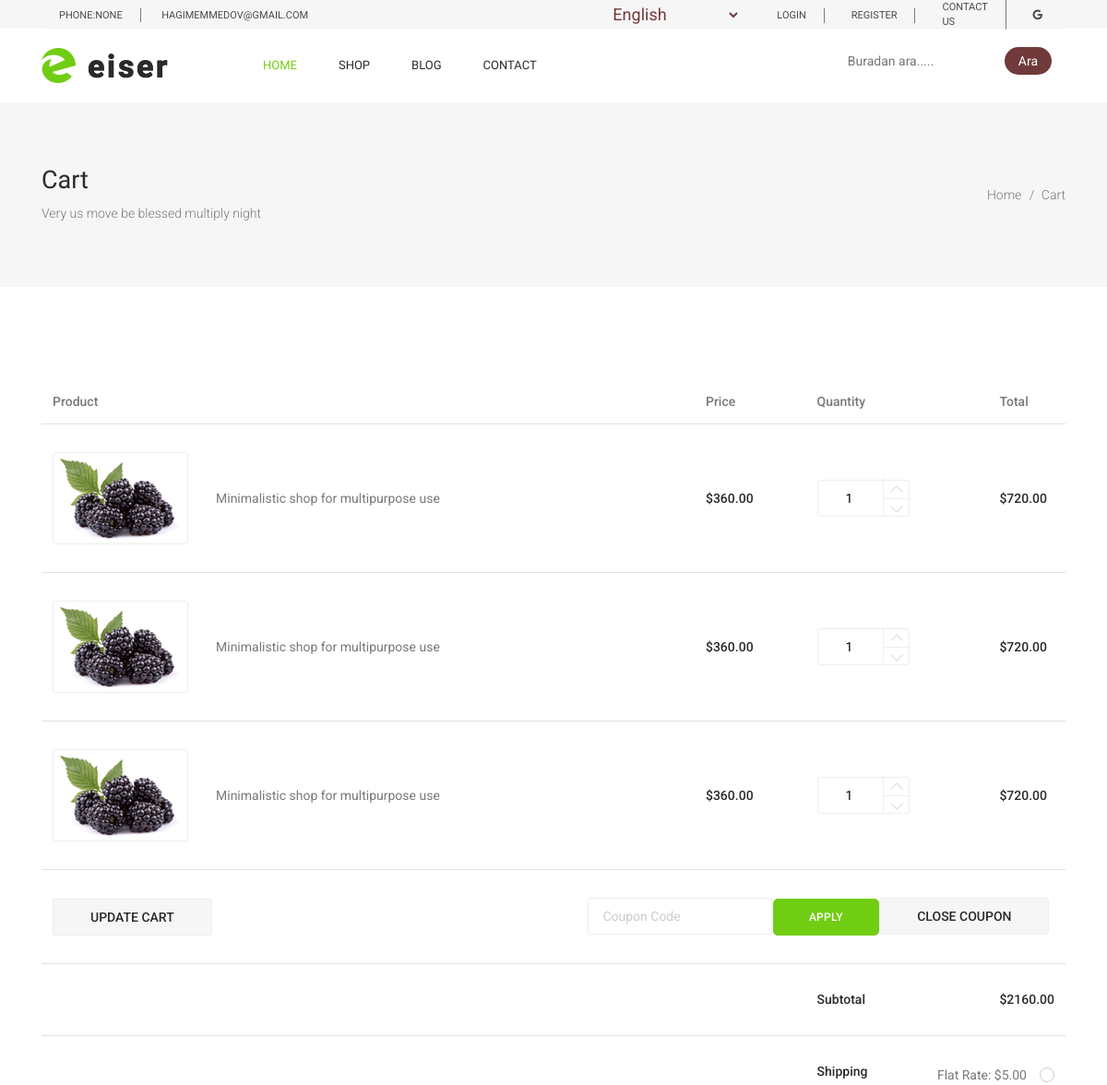
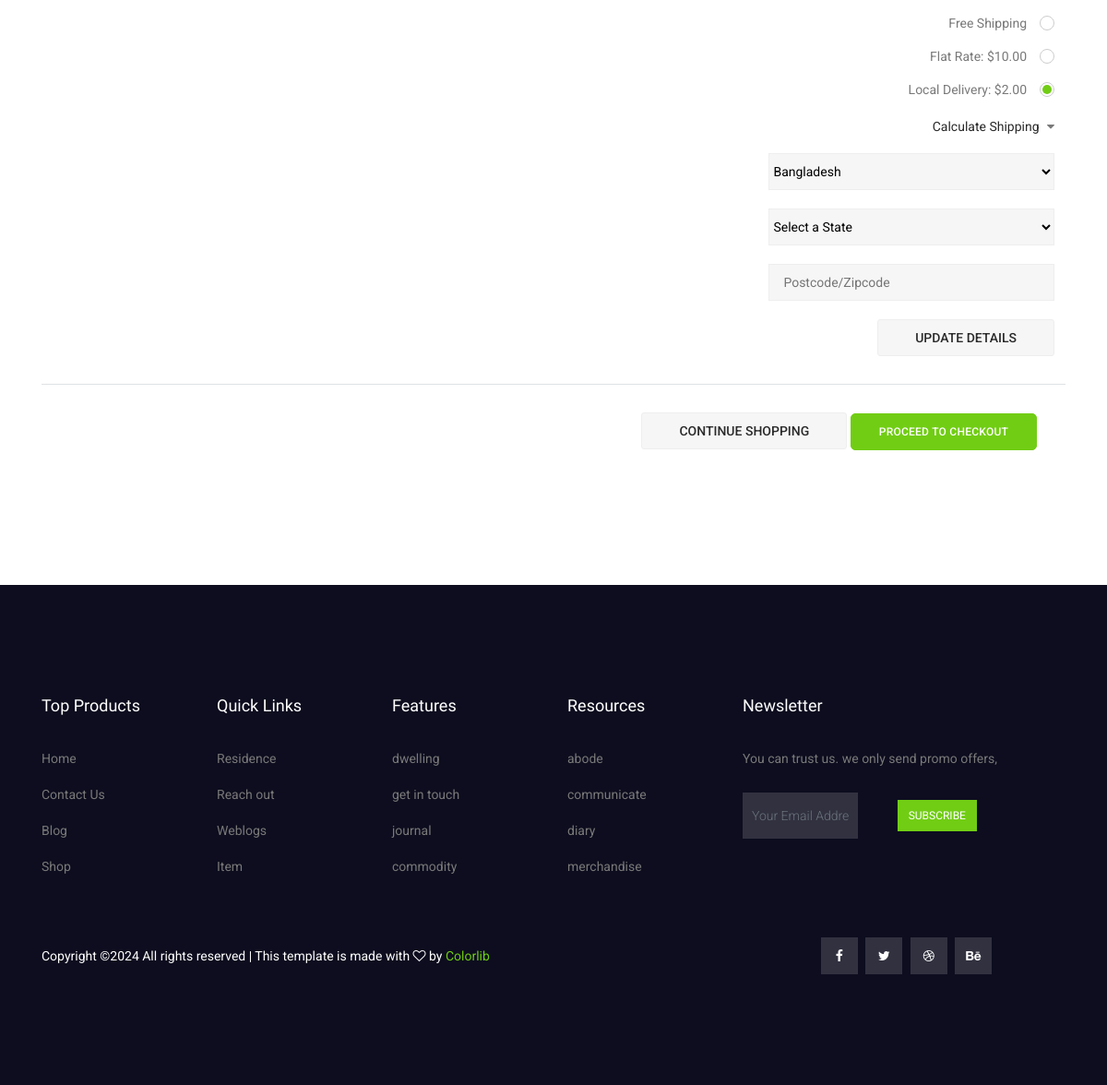
Page /cart/ on the committed database (2 pictures, top to bottom).
### core/models.py (models this page shows)
class Basemodel(models.Model):
    created_at = models.DateTimeField(auto_now_add = True)
    updated_at = models.DateTimeField(auto_now = True)
    is_active = models.BooleanField(default = True)
    class Meta:
        abstract = True

class Setting(Basemodel):
    name = models.CharField(max_length=50, null=True, blank=True)
    address = models.CharField(max_length=100, null=True, blank=True)
    phone = models.CharField(max_length=50, null=True, blank=True)
    email = models.EmailField(null=True, blank=True)
    facebook = models.URLField(null=True, blank=True)
    twitter = models.URLField(null=True, blank=True)
    dribbble = models.URLField(null=True, blank=True)
    behance = models.URLField(null=True, blank=True)
    logo = models.ImageField(upload_to='media/blog/')
    blog_bg_image = models.ImageField(upload_to='media/blog/')
    blog_title = models.CharField(max_length=100, null=True, blank=True)
    contact_title = models.CharField(max_length=100, null=True, blank=True)
    class Meta:
        verbose_name=_('Setting')
        verbose_name_plural=_('Setting')

### core/views.py (the view)
# urls.py: path('cart/',cart,name='cart'),
def cart(request):
    return render(request,'cart.html')

### core/templates/cart.html (shortened to what this page needs)
{% extends 'base.html' %}
{% load static %}
{% block  content %}
    <section class="banner_area">
      <div class="banner_inner d-flex align-items-center">
        <div class="container">
          <div
            class="banner_content d-md-flex justify-content-between align-items-center"
          >
            <div class="mb-3 mb-md-0">
              <h2>Cart</h2>
              <p>Very us move be blessed multiply night</p>
            </div>
            <div class="page_link">
              <a href="index.html">Home</a>
              <a href="cart.html">Cart</a>
            </div>
          </div>
        </div>
      </div>
    </section>
    <section class="cart_area">
      <div class="container">
        <div class="cart_inner">
          <div class="table-responsive">
            <table class="table">
              <thead>
                <tr>
                  <th scope="col">Product</th>
                  <th scope="col">Price</th>
                  <th scope="col">Quantity</th>
                  <th scope="col">Total</th>
                </tr>
              </thead>
              <tbody>
                <tr>
                  <td>
                    <div class="media">
                      <div class="d-flex">
                        <img
                          src="{% static 'img/product/single-product/cart-1.jpg' %}"
                          alt=""
                        />
                      </div>
                      <div class="media-body">
                        <p>Minimalistic shop for multipurpose use</p>
                      </div>
                    </div>
                  </td>
                  <td>
                    <h5>$360.00</h5>
                  </td>
                  <td>
                    <div class="product_count">
                      <input
                        type="text"
                        name="qty"
                        id="sst"
                        maxlength="12"
                        value="1"
                        title="Quantity:"
                        class="input-text qty"
                      />
                      <button
                        onclick="var result = document.getElementById('sst'); var sst = result.value; if( !isNaN( sst )) result.value++;return false;"
                        class="increase items-count"
                        type="button"
                      >
                        <i class="lnr lnr-chevron-up"></i>
                      </button>
                      <button
                        onclick="var result = document.getElementById('sst'); var sst = result.value; if( !isNaN( sst ) &amp;&amp; sst > 0 ) result.value--;return false;"
                        class="reduced items-count"
                        type="button"
                      >
                        <i class="lnr lnr-chevron-down"></i>
                      </button>
                    </div>
                  </td>
                  <td>
                    <h5>$720.00</h5>
                  </td>
                </tr>
                <tr>
                  <td>
                    <div class="media">
                      <div class="d-flex">
                        <img
                          src="{% static 'img/product/single-product/cart-1.jpg' %}"
                          alt=""
                        />
                      </div>
                      <div class="media-body">
                        <p>Minimalistic shop for multipurpose use</p>
                      </div>
                    </div>
                  </td>
                  <td>
                    <h5>$360.00</h5>
                  </td>
                  <td>
                    <div class="product_count">
                      <input
                        type="text"
                        name="qty"
                        id="sst"
                        maxlength="12"
                        value="1"
                        title="Quantity:"
                        class="input-text qty"
                      />
                      <button
                        onclick="var result = document.getElementById('sst'); var sst = result.value; if( !isNaN( sst )) result.value++;return false;"
                        class="increase items-count"
                        type="button"
                      >
                        <i class="lnr lnr-chevron-up"></i>
                      </button>
                      <button
                        onclick="var result = document.getElementById('sst'); var sst = result.value; if( !isNaN( sst ) &amp;&amp; sst > 0 ) result.value--;return false;"
                        class="reduced items-count"
                        type="button"
                      >
                        <i class="lnr lnr-chevron-down"></i>
                      </button>
                    </div>
                  </td>
                  <td>
                    <h5>$720.00</h5>
                  </td>
                </tr>
                <tr>
                  <td>
                    <div class="media">
                      <div class="d-flex">
                        <img
                          src="{% static 'img/product/single-product/cart-1.jpg' %}"
                          alt=""
                        />
                      </div>
                      <div class="media-body">
                        <p>Minimalistic shop for multipurpose use</p>
                      </div>
                    </div>
                  </td>
                  <td>
                    <h5>$360.00</h5>
                  </td>
                  <td>
                    <div class="product_count">
                      <input
                        type="text"
                        name="qty"
                        id="sst"
                        maxlength="12"
                        value="1"
                        title="Quantity:"
                        class="input-text qty"
                      />
                      <button
                        onclick="var result = document.getElementById('sst'); var sst = result.value; if( !isNaN( sst )) result.value++;return false;"
                        class="increase items-count"
                        type="button"
                      >
                        <i class="lnr lnr-chevron-up"></i>
                      </button>
                      <button
                        onclick="var result = document.getElementById('sst'); var sst = result.value; if( !isNaN( sst ) &amp;&amp; sst > 0 ) result.value--;return false;"
                        class="reduced items-count"
                        type="button"
                      >
                        <i class="lnr lnr-chevron-down"></i>
                      </button>
                    </div>
                  </td>
                  <td>
                    <h5>$720.00</h5>
                  </td>
                </tr>
                <tr class="bottom_button">
                  <td>
                    <a class="gray_btn" href="#">Update Cart</a>
                  </td>
                  <td>
                    <div class="cupon_text">
                      <input type="text" placeholder="Coupon Code" />
                      <a class="main_btn" href="#">Apply</a>
                      <a class="gray_btn" href="#">Close Coupon</a>
                    </div>
                  </td>
                </tr>
                <tr>
                  <td></td>
                  <td></td>
                  <td>
                    <h5>Subtotal</h5>
                  </td>
                  <td>
                    <h5>$2160.00</h5>
                  </td>
                </tr>
                <tr class="shipping_area">
                  <td></td>
                  <td></td>
                  <td>
                    <h5>Shipping</h5>
                  </td>
                  <td>
                    <div class="shipping_box">
                      <ul class="list">
                        <li>
                          <a href="#">Flat Rate: $5.00</a>
                        </li>
                        <li>
                          <a href="#">Free Shipping</a>
                        </li>
                        <li>
                          <a href="#">Flat Rate: $10.00</a>
                        </li>
                        <li class="active">
                          <a href="#">Local Delivery: $2.00</a>
                        </li>
                      </ul>
                      <h6>
                        Calculate Shipping
                        <i class="fa fa-caret-down" aria-hidden="true"></i>
                      </h6>
                      <select class="shipping_select">
                        <option value="1">Bangladesh</option>
                      </select>
                      <select class="shipping_select">
                        <option value="1">Select a State</option>
                      </select>
                      <input type="text" placeholder="Postcode/Zipcode" />
                      <a class="gray_btn" href="#">Update Details</a>
                    </div>
                  </td>
                </tr>
                <tr class="out_button_area">
                  <td></td>
                  <td>
                    <div class="checkout_btn_inner">
                      <a class="gray_btn" href="#">Continue Shopping</a>
                      <a class="main_btn" href="#">Proceed to checkout</a>
                    </div>
                  </td>
                </tr>
              </tbody>
            </table>
          </div>
        </div>
      </div>
    </section>
    {% endblock %}

### core/templates/partials/header.html (shortened to what this page needs)
{%load static%}
{% load i18n %}
<header class="header_area">
    <div class="top_menu">
        <div class="container">
          <div class="row">
            <div class="col-lg-7">
              <div class="float-left">
                <p>Phone:{{setting_data.phone}}</p>
                <p>{{setting_data.email}}</p>
              </div>
            </div>
            <div class="col-lg-5">
              <div class="float-right">
                <ul class="right_side">
                  <li>
                    <form  action="{% url 'set_language' %}" method="post" class="language-form" >
                        <select name="language" id="language" onchange="this.form.submit()">
                            {% get_current_language as LANGUAGE_CODE %}
                            {% get_available_languages as LANGUAGES %}
                            {% get_language_info_list for LANGUAGES as languages %}
                            {% for language in languages %}
                                <option value="{{ language.code }}" {% if language.code == LANGUAGE_CODE %}selected{% endif %}>
                                    {{ language.name_local }}
                                </option>
                            {% endfor %}
                        </select>
                      </form>
                  </li>
                  <li>
                    {% if user.is_authenticated %}
                            <li><a href="{% url 'logout' %}">Logout</a></li>
                            {% else %}
                            <li><a href="{% url 'login' %}">Login</a></li>
                            <li><a href="{% url 'register' %}">Register</a></li>
                            {% endif %}
                  </li>
                  <li>
                    <a href="contact.html">
                      Contact Us
                    </a>
                  </li>
                  <li>
                    <a href="{% url 'social:begin' 'google-oauth2' %}">
                        <i class="fa-brands fa-google"></i>
                    </a>
                </li>
                </ul>
              </div>
            </div>
          </div>
        </div>
      </div>
    <div class="main_menu">
        <div class="container">
            <nav class="navbar navbar-expand-lg navbar-light w-100">
                <a class="navbar-brand logo_h" href="{% url 'index' %}">
                    <img src="{{ setting_data.logo.url }}" alt="" />
                </a>
                <div class="collapse navbar-collapse offset w-100" id="navbarSupportedContent">
                    <div class="row w-100 mr-0">
                        <div class="col-lg-5 pr-0">
                            <ul class="nav navbar-nav center_nav pull-right">
                                <li class="nav-item active">
                                    <a class="nav-link" href="{% url 'index' %}">Home</a>
                                </li>
                                <li class="nav-item submenu dropdown">
                                    <a class="nav-link" href="{% url 'shop' %}">Shop</a>
                                </li>
                                <li class="nav-item submenu dropdown">
                                    <a class="nav-link" href="{% url 'blog' %}">Blog</a>
                                </li>
                                <li class="nav-item">
                                    <a class="nav-link" href="{% url 'contact_us' %}">Contact</a>
                                </li>
                            </ul>
                        </div>
                        <div class="col-lg-7 pr-0">
                            <ul class="nav navbar-nav navbar-right right_nav pull-right">
                              <div class="nav-elemanları">
                                <li class="nav-elemani">
                                    <form action="{% url 'all-search' %}" method="post" class="arama-formu">
                                        <input type="text" name="all_search" placeholder="Buradan ara.....">
                                        <button type="submit">Ara</button>
                                    </form>
                                </li>
                            </div>
                            </ul>
                        </div>
                    </div>
                </div>
            </nav>
        </div>
    </div>

### rows in the picture
Setting: phone "NONE", email "HAGIMEMMEDOV@GMAIL.COM", logo (picture)

### other values in the picture
form field language "English"
